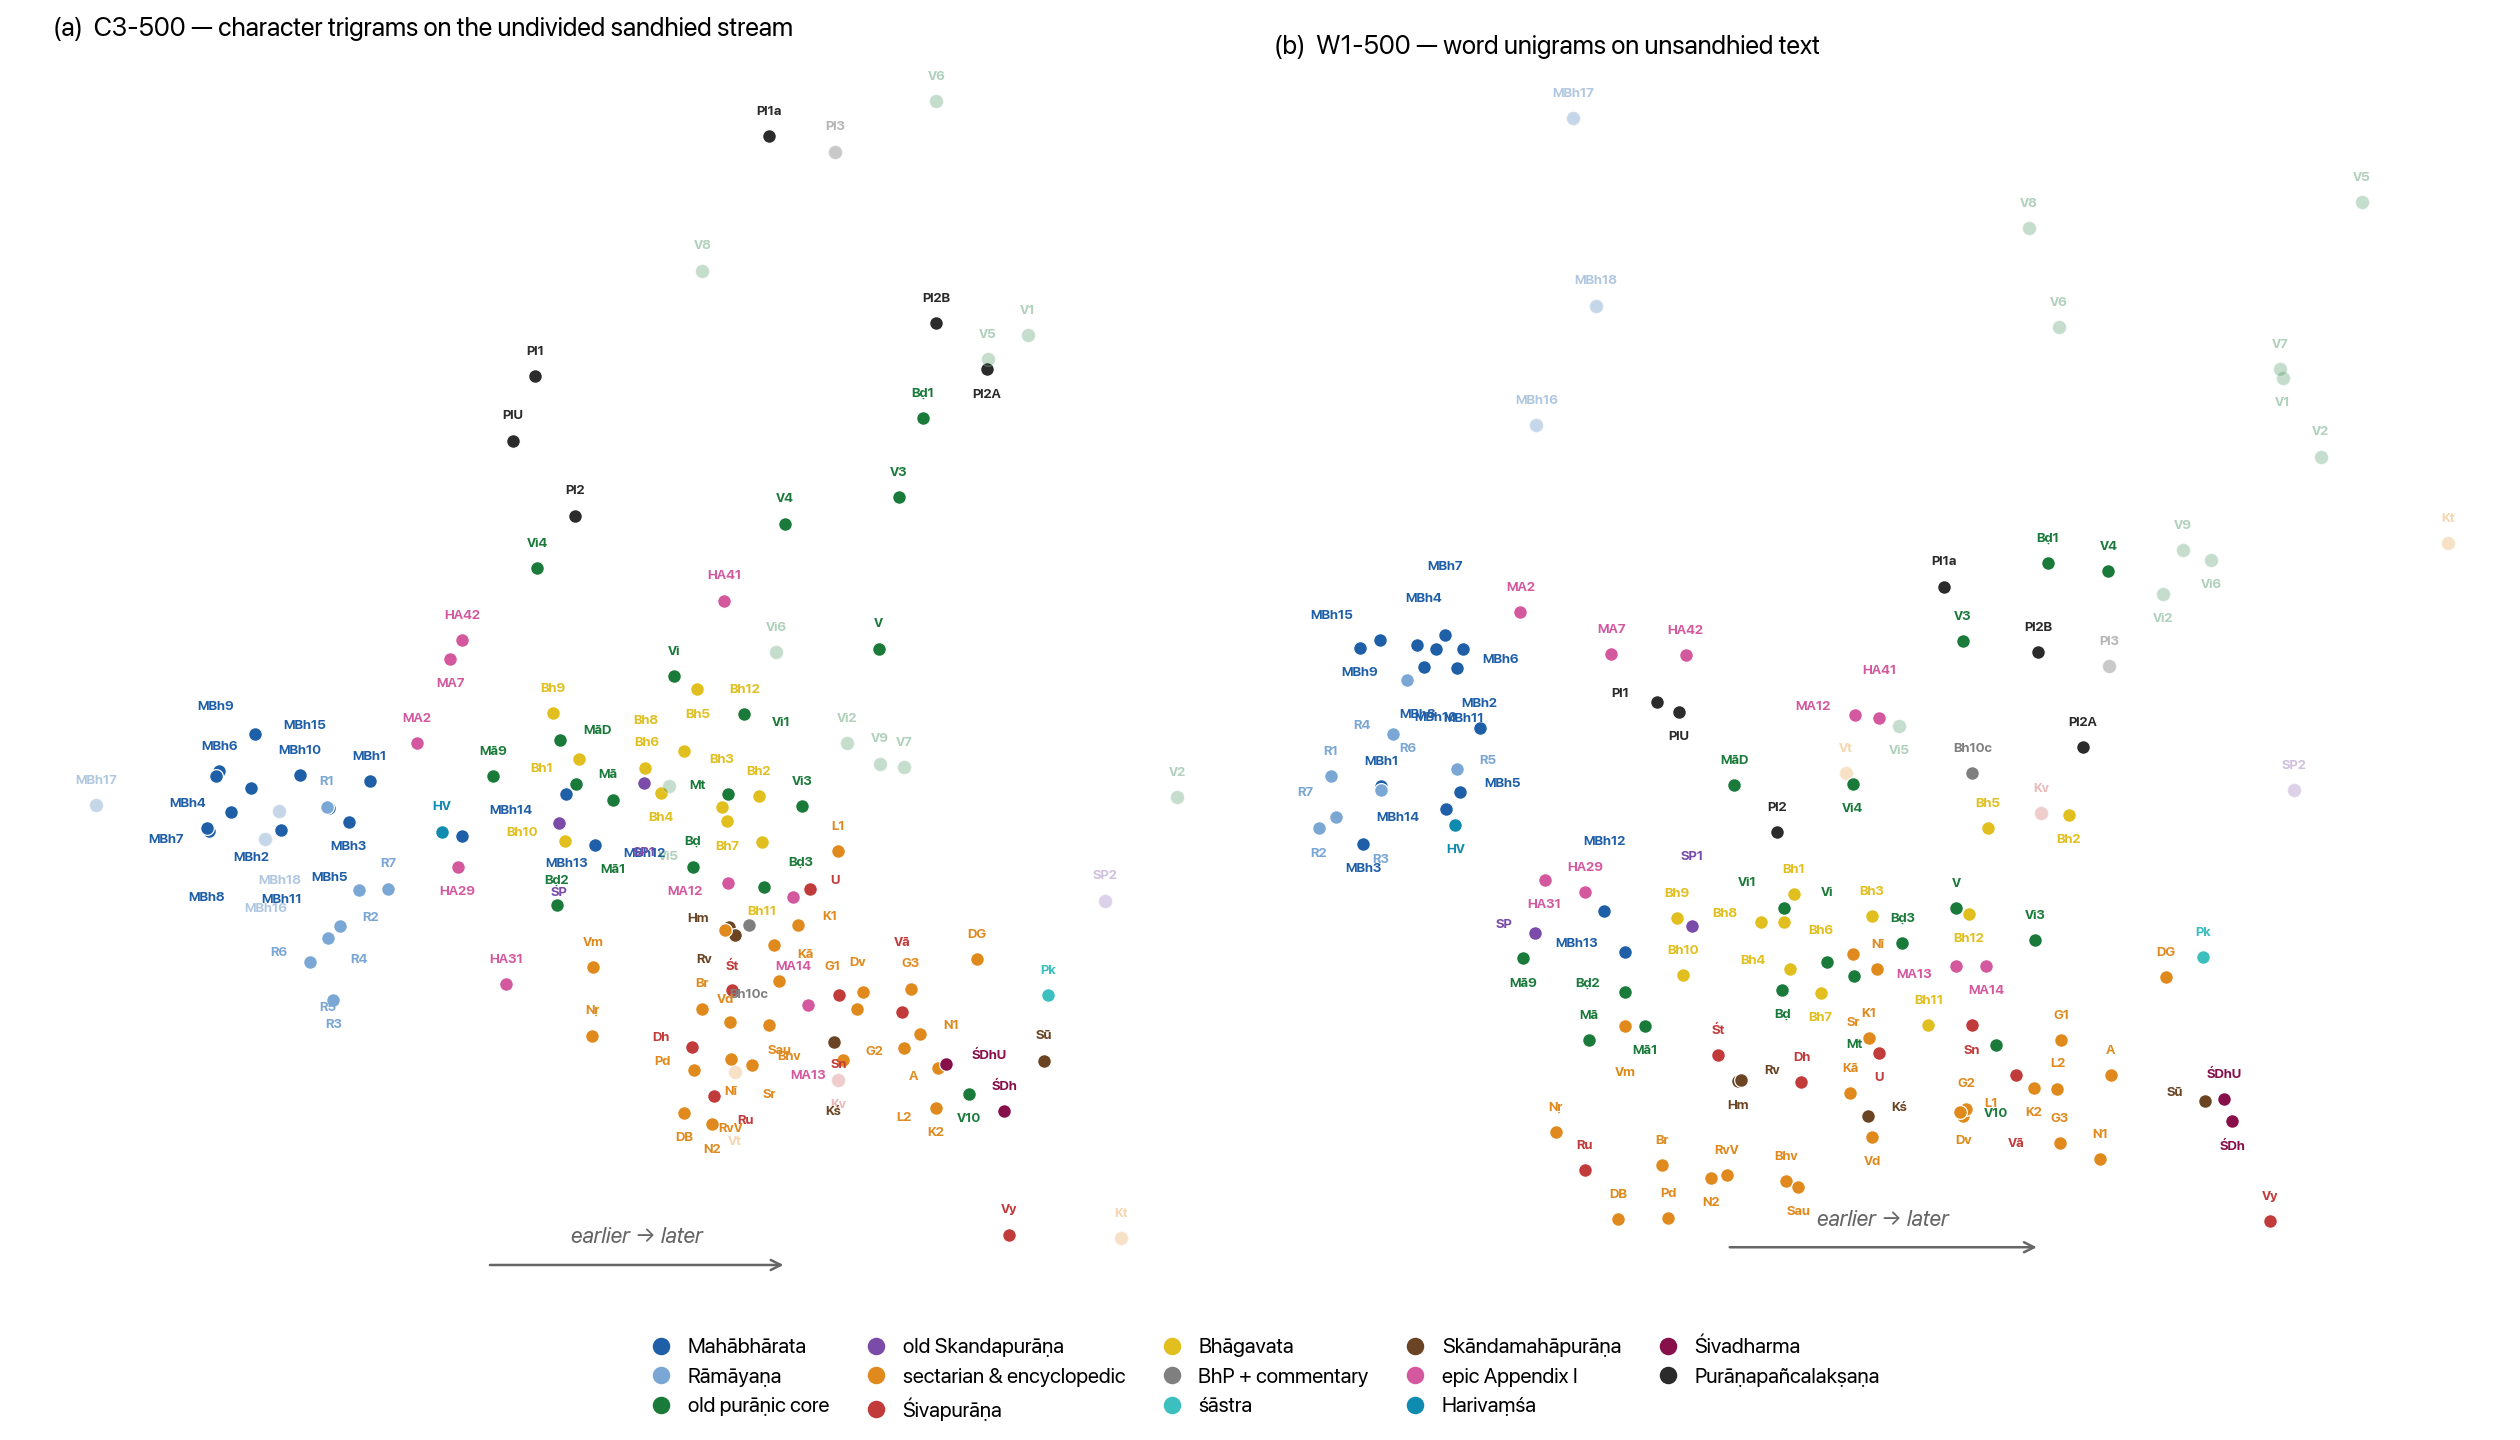

This figure's Python source:
#!/usr/bin/env python3
"""Article Figure 1: the two hero maps side by side (§3.1).

C3-500 no-space (char trigrams, whitespace-stripped sandhied stream)
and W1-500 (word unigrams, ByT5-unsandhied), CLEANED build (reuse
stripped, colophon-free), manifest noreuse2026_n126 — the convergence
exhibit: two feature systems with almost no shared linguistic
material, one ordering (axis-1 Spearman rho = 0.93, quoted in the
caption/text, not drawn). C3 is panel (a): the cleaned chronology is
trigram-led (art. §3.4). Units whose residues fall below the ~3k-word
floor are faded (art. §3.4 discipline).

Coordinates come from the committed article-frame coords TSVs (the
frame of record — NOT recomputed here):
`mds3d/coords_C3-500ns_noreuse_n126.tsv` and
`mds3d/coords_W1-500_noreuse_n126.tsv`. Codes and strata colors from
figcommon. Greedy label placement (above/below/right/left, first
non-colliding slot). Print styling: white ground, equal aspect, shared
legend, per-panel "earlier -> later" arrow.

Writes fig1_map_pair.png / .pdf next to this script.
"""
import csv
import sys
from pathlib import Path

import matplotlib
matplotlib.use('Agg')
import matplotlib.pyplot as plt

import os
ROOT = Path(os.environ.get('STYLO_ROOT', '/mnt/kengo/stylometry-experiments'))
HERE = Path(__file__).parent
sys.path.insert(0, str(ROOT / 'scripts/presentation'))
import figcommon  # noqa: E402

PANELS = [
    ('(a)  C3-500 — character trigrams on the undivided sandhied stream',
     ROOT / 'materials/presentation_2026/figures/mds3d/coords_C3-500ns_noreuse_n126.tsv'),
    ('(b)  W1-500 — word unigrams on unsandhied text',
     ROOT / 'materials/presentation_2026/figures/mds3d/coords_W1-500_noreuse_n126.tsv'),
]
# sub-floor residues (art. §3.4): faded markers/labels
FLOOR = 3000
subfloor = set()
with open(ROOT / 'materials/presentation_2026/figures/noreuse_reframe/unit_ci_W1_noreuse.tsv',
          encoding='utf-8') as f:
    for r in csv.DictReader(f, delimiter='\t'):
        if float(r['tokens']) < FLOOR:
            subfloor.add(r['unit'])
LEGEND = [
    (1, 'Mahābhārata'), (2, 'Rāmāyaṇa'), (3, 'old purāṇic core'),
    (4, 'old Skandapurāṇa'), (5, 'sectarian & encyclopedic'),
    (6, 'Śivapurāṇa'), (7, 'Bhāgavata'), (8, 'BhP + commentary'),
    (9, 'śāstra'), (10, 'Skāndamahāpurāṇa'), (11, 'epic Appendix I'),
    (12, 'Harivaṃśa'), (13, 'Śivadharma'), (14, 'Purāṇapañcalakṣaṇa'),
]

strata = {}
with open(ROOT / 'materials/presentation_2026/chronology_strata.tsv',
          encoding='utf-8') as f:
    for r in csv.DictReader(f, delimiter='\t'):
        strata[r['text']] = int(r['stratum'])

fig, axes = plt.subplots(1, 2, figsize=(14, 8))
for ax, (title, coords) in zip(axes, PANELS):
    pts = []
    with open(coords, encoding='utf-8') as f:
        for r in csv.DictReader(f, delimiter='\t'):
            pts.append((r['text'], float(r['x']), float(r['y'])))
    xs = [p[1] for p in pts]
    ys = [p[2] for p in pts]
    span = max(max(xs) - min(xs), max(ys) - min(ys))
    CH_W, CH_H = 0.0105 * span, 0.019 * span    # per-char width, line height
    # occupied boxes: seed with every marker so labels avoid points too
    placed = [(x - CH_W, y - CH_H * 0.6, x + CH_W, y + CH_H * 0.6)
              for _, x, y in pts]
    OFFSETS = [(0, 1.0), (0, -1.0), (1, 0.35), (-1, 0.35),
               (1, -0.35), (-1, -0.35), (0, 1.9), (0, -1.9),
               (1, 1.0), (-1, 1.0), (1, -1.0), (-1, -1.0),
               (0, 2.8), (0, -2.8)]

    def collides(box):
        x0, y0, x1, y1 = box
        return any(x0 < b[2] and x1 > b[0] and y0 < b[3] and y1 > b[1]
                   for b in placed)

    for name, x, y in pts:
        col = figcommon.PALETTE.get(strata.get(name, 0), '#999999')
        code = figcommon.code(name)
        faded = name in subfloor
        ax.plot(x, y, 'o', ms=5.5, color=col, zorder=3,
                alpha=0.25 if faded else 1.0,
                markeredgecolor='white', markeredgewidth=0.5)
        w = len(code) * CH_W
        for k, (dx, dy) in enumerate(OFFSETS):
            lx = x + dx * (w / 2 + CH_W * 1.6)
            ly = y + dy * CH_H * 1.15
            box = (lx - w / 2, ly - CH_H / 2, lx + w / 2, ly + CH_H / 2)
            if not collides(box) or k == len(OFFSETS) - 1:
                placed.append(box)
                ax.annotate(code, (x, y), xytext=(lx, ly),
                            textcoords='data', ha='center', va='center',
                            fontsize=5.4, fontweight='bold', color=col,
                            alpha=0.35 if faded else 1.0, zorder=4)
                break
    ax.set_title(title, fontsize=10.5, loc='left', pad=8)
    ax.set_aspect('equal')
    ax.set_xticks([])
    ax.set_yticks([])
    ax.margins(0.04)
    for s in ax.spines.values():
        s.set_visible(False)
    ax.annotate('', xy=(0.63, 0.015), xytext=(0.37, 0.015),
                xycoords='axes fraction',
                arrowprops=dict(arrowstyle='->', color='#666666', lw=1.0))
    ax.text(0.5, 0.033, 'earlier → later', transform=ax.transAxes,
            ha='center', fontsize=9, color='#666666', style='italic')

handles = [plt.Line2D([], [], marker='o', ls='', ms=6,
                      color=figcommon.PALETTE[s], label=lab)
           for s, lab in LEGEND]
fig.legend(handles=handles, loc='lower center', ncol=5, fontsize=8.5,
           frameon=False, handletextpad=0.25, columnspacing=1.2,
           bbox_to_anchor=(0.5, 0.0))
fig.tight_layout(rect=(0, 0.09, 1, 0.98))
for ext in ('png', 'pdf'):
    fig.savefig(HERE / f'fig1_map_pair.{ext}',
                dpi=180 if ext == 'png' else None, facecolor='white')
print('wrote fig1_map_pair.png / .pdf')
